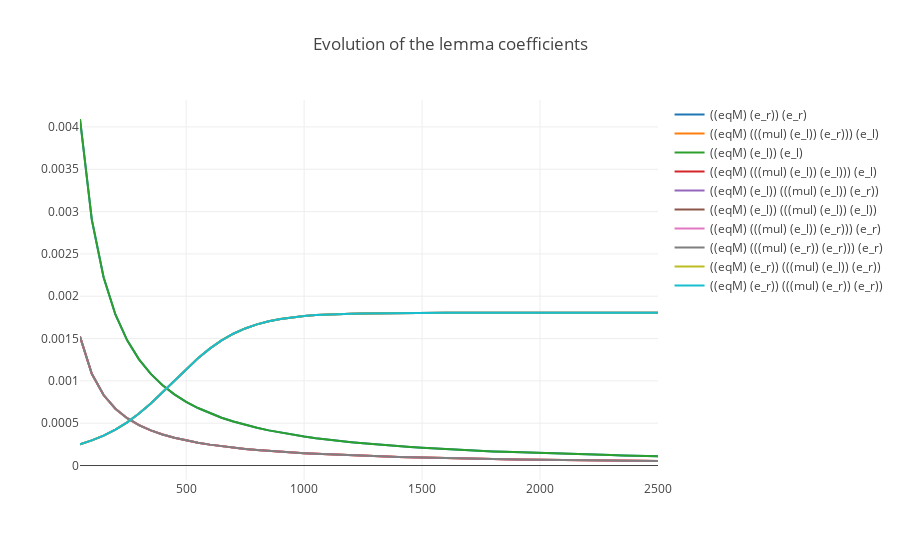

The notebook cell this image was saved under:
### Code cell
tsdata.plot(title="Evolution of the lemma coefficients")
